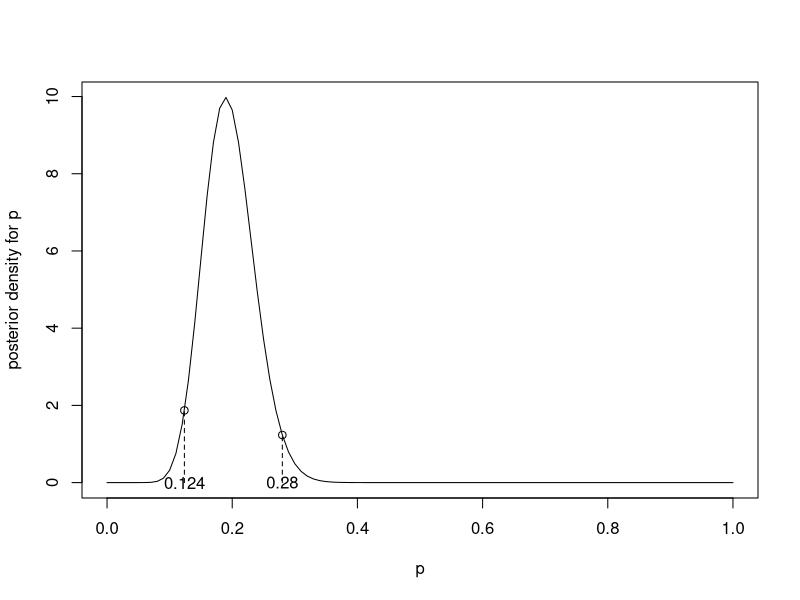
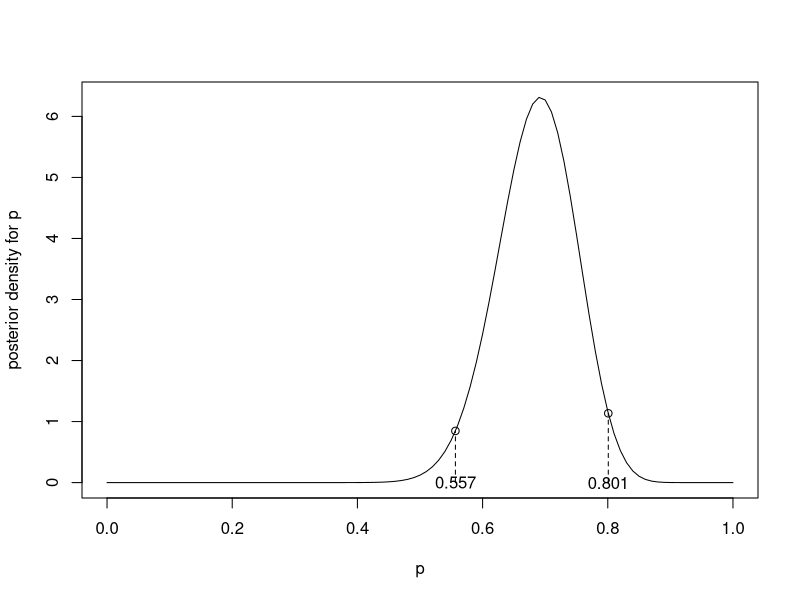
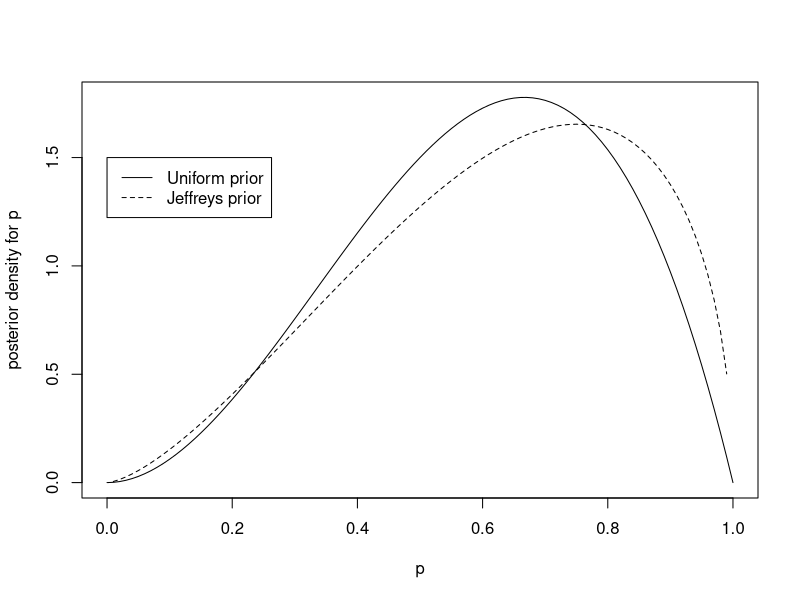
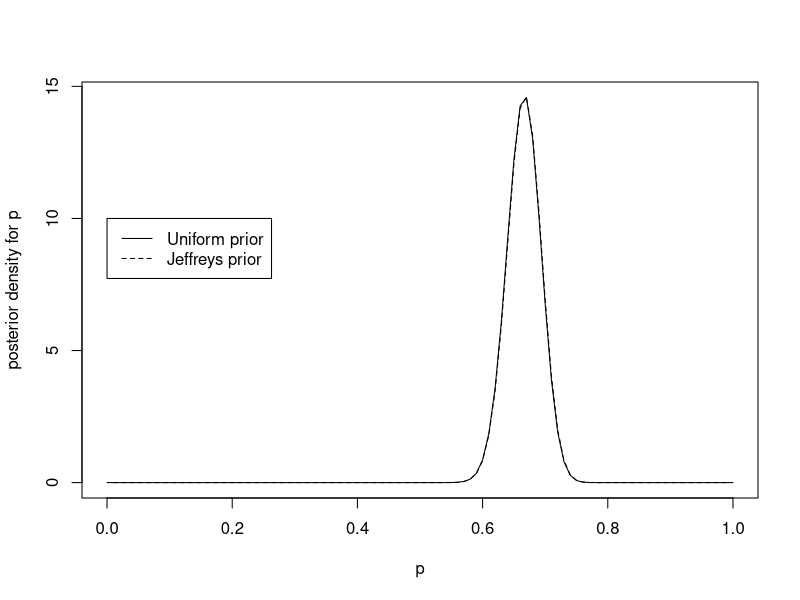

Recreate these plots in R, in order.
## ---- chunk 1
knitr::opts_chunk$set(echo = TRUE)
## ---- chunk 2
a <- 3; b <- 7
m <- 16; n <- 71
func <- function(x) {
  dbinom(m, m + n, x) * dbeta(x, a, b)
}
C <- 1 / integrate(func, 0, 1)$value
l <- qbeta(0.025, a + m, b + n)
r <- qbeta(0.975, a + m, b + n)
func2 <- function(x) {C * func(x)}
curve(func2, from = 0, to = 1, xlab = 'p', ylab = 'posterior density for p')
points(l, func2(l))
points(r, func2(r))
lines(c(l, l), c(0, func2(l)), lty = 2)
lines(c(r, r), c(0, func2(r)), lty = 2)
text(l, 0, round(l, 3))
text(r, 0, round(r, 3))
## ---- chunk 3
a <- 3; b <- 7
m <- 34; n <- 10
func <- function(x) {
  dbinom(m, m + n, x) * dbeta(x, a, b)
}
C <- 1 / integrate(func, 0, 1)$value
l <- qbeta(0.025, a + m, b + n)
r <- qbeta(0.975, a + m, b + n)
func2 <- function(x) {C * func(x)}
curve(func2, from = 0, to = 1, xlab = 'p', ylab = 'posterior density for p')
points(l, func2(l))
points(r, func2(r))
lines(c(l, l), c(0, func2(l)), lty = 2)
lines(c(r, r), c(0, func2(r)), lty = 2)
text(l, 0, round(l, 3))
text(r, 0, round(r, 3))
## ---- chunk 4
a <- 1; b <- 1
m <- 2; n <- 1
func <- function(x) {
  dbinom(m, m + n, x) * dbeta(x, a, b)
}
C <- 1 / integrate(func, 0, 1)$value
func2 <- function(x) {C * func(x)}
curve(func2, from = 0, to = 1, xlab = 'p', ylab = 'posterior density for p')
a <- 0.5; b <- 0.5
func <- function(x) {
  dbinom(m, m + n, x) * dbeta(x, a, b)
}
C <- 1 / integrate(func, 0, 1)$value
func2 <- function(x) {C * func(x)}
curve(func2, from = 0, to = 1, lty = 2, add = TRUE)
legend(0, 1.5, legend=c("Uniform prior", "Jeffreys prior"), lty=1:2)
## ---- chunk 5
a <- 1; b <- 1
m <- 200; n <- 100
func <- function(x) {
  dbinom(m, m + n, x) * dbeta(x, a, b)
}
C <- 1 / integrate(func, 0, 1)$value
func2 <- function(x) {C * func(x)}
curve(func2, from = 0, to = 1, xlab = 'p', ylab = 'posterior density for p')
a <- 0.5; b <- 0.5
func <- function(x) {
  dbinom(m, m + n, x) * dbeta(x, a, b)
}
C <- 1 / integrate(func, 0, 1)$value
func2 <- function(x) {C * func(x)}
curve(func2, from = 0, to = 1, lty = 2, add = TRUE)
legend(0, 10, legend=c("Uniform prior", "Jeffreys prior"), lty=1:2)
